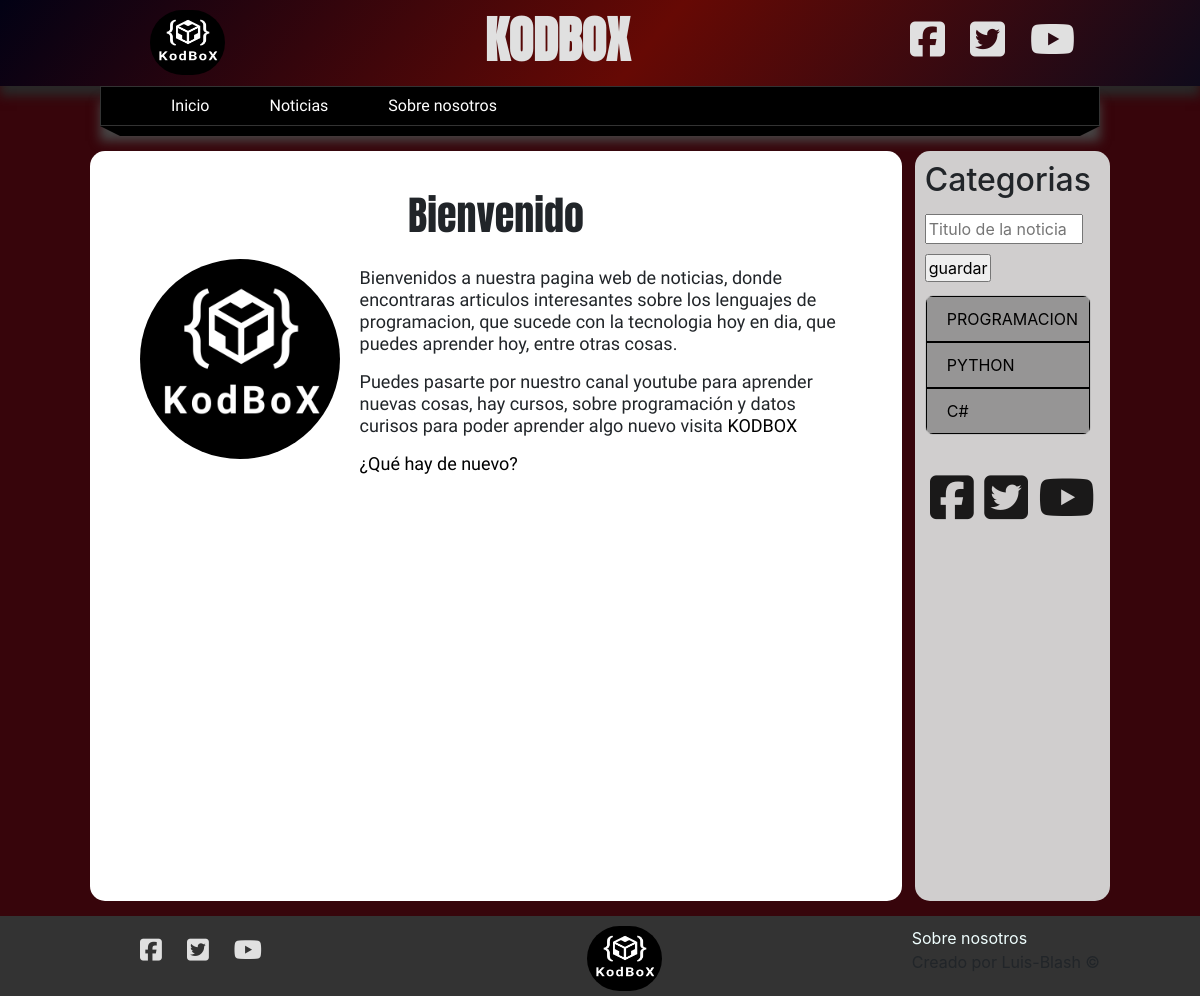
The app's page /, older data.
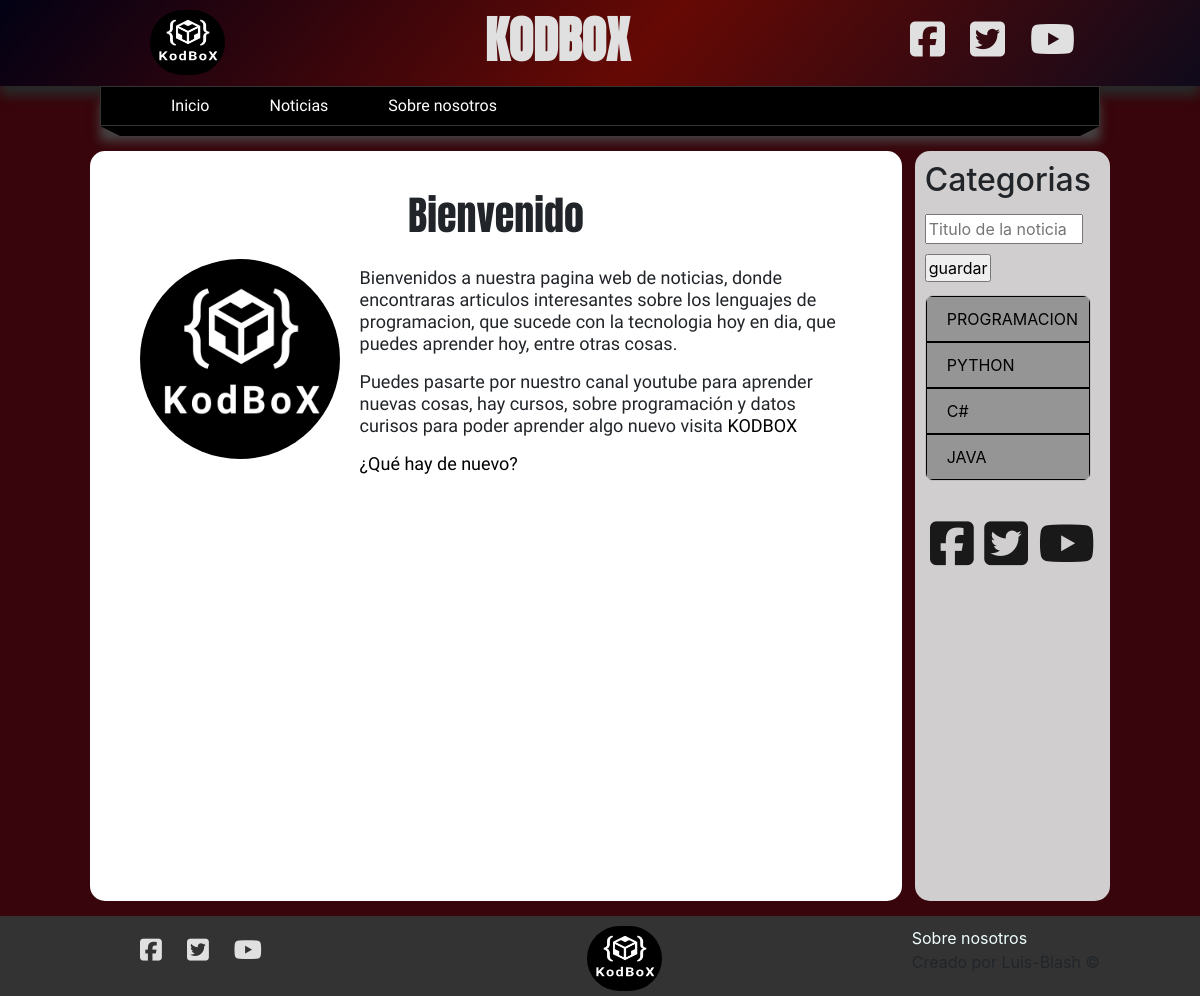
The same page, newer data.
### blog/models.py (models this page shows, shortened)
class Categoria(models.Model):
    nombre = models.CharField(max_length=100, verbose_name="nombre")
    descripcion = models.CharField(max_length=255,verbose_name="Descripcion")
    creado_el = models.DateTimeField(auto_now_add=True, verbose_name="Creado el")
    class Meta:
        verbose_name = "Categoria"
        verbose_name_plural = "Categorias"

### mainapp/views.py (the view)
# urls.py: path('', views.index, name="inicio"),
def index(request):
    return render(request,"pages/index.html",{
        'title': 'Bienvenido'
    })

### blog/processor.py (called while the page is built)
def get_categorias(request):
    categorias_uso= Noticias.objects.filter(publico=True).values_list("categorias", flat=True)
    categorias = Categoria.objects.filter(id__in=categorias_uso).values_list("id","nombre")
    return {
        "categorias": categorias,
        "id": categorias_uso
    }

### mainapp/templates/pages/index.html (shortened to what this page needs)
{% extends 'layouts/layout.html'%}
{% block news %}
{% load static %}
<div class="inicio">
    <h1>{{ title }}</h1>
    <img src="{% static 'img/kodbox-logo.png'%}" alt="Logo kodbox">
    <div>
        <p>
            Bienvenidos a nuestra pagina web de noticias, donde encontraras articulos interesantes sobre
            los
            lenguajes de
            programacion, que sucede con la tecnologia hoy en dia, que puedes aprender hoy, entre otras
            cosas.
        </p>
        <p>
            Puedes pasarte por nuestro canal youtube para aprender nuevas cosas, hay cursos, sobre
            programación
            y datos curisos
            para poder aprender algo nuevo visita <a
                href="https://www.youtube.com/channel/UCoEIYAsPco1b1AKyDDVi3fg">KODBOX</a>
        </p>
        <p>
            <a href="{% url 'noticias' %}">¿Qué hay de nuevo?</a>
        </p>
    </div>
</div>
{% endblock %}

### blog/templates/categorias/menu_categorias.html
<ul class="menu-categorias">
{% for categoria in categorias %}
    <li><a href="{% url 'categoria' categoria.0 %}">{{categoria.1|upper}}</a> </li>
{% endfor%}
</ul>

Row changes from the older to the newer data that the page shows:
added Categoria: nombre "JAVA"
